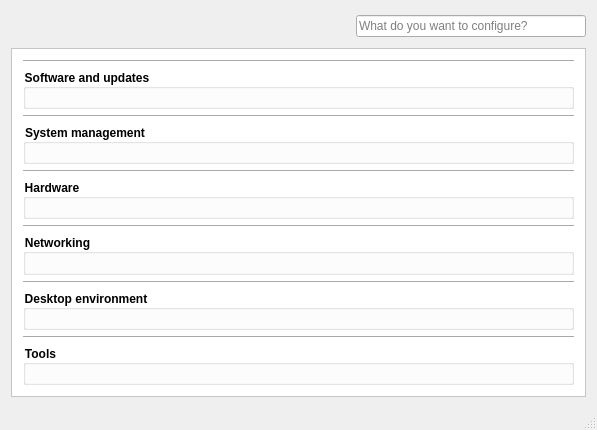
<?xml version="1.0" encoding="UTF-8"?>
<ui version="4.0">
 <class>MainWnd</class>
 <widget class="QMainWindow" name="MainWnd">
  <property name="geometry">
   <rect>
    <x>0</x>
    <y>0</y>
    <width>597</width>
    <height>430</height>
   </rect>
  </property>
  <property name="windowTitle">
   <string>PCBSD Control Panel</string>
  </property>
  <property name="windowIcon">
   <iconset resource="controlpanel.qrc">
    <normaloff>:/images/icon.png</normaloff>:/images/icon.png</iconset>
  </property>
  <widget class="QWidget" name="centralWidget">
   <layout class="QVBoxLayout" name="verticalLayout">
    <item>
     <layout class="QHBoxLayout" name="horizontalLayout">
      <item>
       <widget class="QToolButton" name="toolButton_2">
        <property name="text">
         <string/>
        </property>
        <property name="icon">
         <iconset resource="controlpanel.qrc">
          <normaloff>:/images/images/refresh.png</normaloff>:/images/images/refresh.png</iconset>
        </property>
        <property name="iconSize">
         <size>
          <width>24</width>
          <height>24</height>
         </size>
        </property>
        <property name="autoRaise">
         <bool>true</bool>
        </property>
       </widget>
      </item>
      <item>
       <widget class="QToolButton" name="DEChooserButton">
        <property name="contextMenuPolicy">
         <enum>Qt::ActionsContextMenu</enum>
        </property>
        <property name="text">
         <string/>
        </property>
        <property name="icon">
         <iconset resource="controlpanel.qrc">
          <normaloff>:/images/images/kde.png</normaloff>:/images/images/kde.png</iconset>
        </property>
        <property name="iconSize">
         <size>
          <width>24</width>
          <height>24</height>
         </size>
        </property>
        <property name="popupMode">
         <enum>QToolButton::InstantPopup</enum>
        </property>
        <property name="autoRaise">
         <bool>true</bool>
        </property>
        <property name="arrowType">
         <enum>Qt::NoArrow</enum>
        </property>
       </widget>
      </item>
      <item>
       <widget class="QToolButton" name="deLaunchConfigApp">
        <property name="text">
         <string/>
        </property>
        <property name="iconSize">
         <size>
          <width>24</width>
          <height>24</height>
         </size>
        </property>
        <property name="autoRaise">
         <bool>true</bool>
        </property>
       </widget>
      </item>
      <item>
       <spacer name="horizontalSpacer">
        <property name="orientation">
         <enum>Qt::Horizontal</enum>
        </property>
        <property name="sizeHint" stdset="0">
         <size>
          <width>40</width>
          <height>20</height>
         </size>
        </property>
       </spacer>
      </item>
      <item>
       <widget class="QLineEdit" name="lineEdit">
        <property name="placeholderText">
         <string>What do you want to configure?</string>
        </property>
       </widget>
      </item>
     </layout>
    </item>
    <item>
     <widget class="QScrollArea" name="scrollArea">
      <property name="styleSheet">
       <string notr="true">background-color: rgb(255, 255, 255);</string>
      </property>
      <property name="frameShape">
       <enum>QFrame::StyledPanel</enum>
      </property>
      <property name="widgetResizable">
       <bool>true</bool>
      </property>
      <widget class="QWidget" name="scrollAreaWidgetContents">
       <property name="geometry">
        <rect>
         <x>0</x>
         <y>0</y>
         <width>581</width>
         <height>334</height>
        </rect>
       </property>
       <layout class="QVBoxLayout" name="verticalLayout_2">
        <item>
         <widget class="Line" name="SoftwareLine">
          <property name="orientation">
           <enum>Qt::Horizontal</enum>
          </property>
         </widget>
        </item>
        <item>
         <widget class="QGroupBox" name="SoftwareGBox">
          <property name="font">
           <font>
            <weight>75</weight>
            <bold>true</bold>
           </font>
          </property>
          <property name="title">
           <string>Software and updates</string>
          </property>
          <property name="flat">
           <bool>true</bool>
          </property>
          <property name="checkable">
           <bool>false</bool>
          </property>
         </widget>
        </item>
        <item>
         <widget class="Line" name="SystemLine">
          <property name="orientation">
           <enum>Qt::Horizontal</enum>
          </property>
         </widget>
        </item>
        <item>
         <widget class="QGroupBox" name="SystemGBox">
          <property name="font">
           <font>
            <weight>75</weight>
            <bold>true</bold>
           </font>
          </property>
          <property name="title">
           <string>System management</string>
          </property>
          <property name="flat">
           <bool>true</bool>
          </property>
         </widget>
        </item>
        <item>
         <widget class="Line" name="HardwareLine">
          <property name="orientation">
           <enum>Qt::Horizontal</enum>
          </property>
         </widget>
        </item>
        <item>
         <widget class="QGroupBox" name="HardwareGBox">
          <property name="font">
           <font>
            <weight>75</weight>
            <bold>true</bold>
           </font>
          </property>
          <property name="title">
           <string>Hardware</string>
          </property>
          <property name="flat">
           <bool>true</bool>
          </property>
         </widget>
        </item>
        <item>
         <widget class="Line" name="NetworkingLine">
          <property name="orientation">
           <enum>Qt::Horizontal</enum>
          </property>
         </widget>
        </item>
        <item>
         <widget class="QGroupBox" name="NetworkingGBox">
          <property name="font">
           <font>
            <weight>75</weight>
            <bold>true</bold>
           </font>
          </property>
          <property name="title">
           <string>Networking</string>
          </property>
          <property name="flat">
           <bool>true</bool>
          </property>
         </widget>
        </item>
        <item>
         <widget class="Line" name="DELine">
          <property name="orientation">
           <enum>Qt::Horizontal</enum>
          </property>
         </widget>
        </item>
        <item>
         <widget class="QGroupBox" name="DEGBox">
          <property name="font">
           <font>
            <weight>75</weight>
            <bold>true</bold>
           </font>
          </property>
          <property name="title">
           <string>Desktop environment</string>
          </property>
          <property name="flat">
           <bool>true</bool>
          </property>
         </widget>
        </item>
        <item>
         <widget class="Line" name="ToolsLine">
          <property name="orientation">
           <enum>Qt::Horizontal</enum>
          </property>
         </widget>
        </item>
        <item>
         <widget class="QGroupBox" name="ToolsGBox">
          <property name="font">
           <font>
            <weight>75</weight>
            <bold>true</bold>
           </font>
          </property>
          <property name="title">
           <string>Tools</string>
          </property>
          <property name="flat">
           <bool>true</bool>
          </property>
         </widget>
        </item>
       </layout>
      </widget>
     </widget>
    </item>
   </layout>
  </widget>
  <widget class="QMenuBar" name="menuBar">
   <property name="geometry">
    <rect>
     <x>0</x>
     <y>0</y>
     <width>597</width>
     <height>21</height>
    </rect>
   </property>
  </widget>
  <widget class="QStatusBar" name="statusBar"/>
  <action name="actionAll">
   <property name="icon">
    <iconset resource="controlpanel.qrc">
     <normaloff>:/images/images/all_desktops.png</normaloff>:/images/images/all_desktops.png</iconset>
   </property>
   <property name="text">
    <string>All</string>
   </property>
  </action>
  <action name="actionKDE">
   <property name="icon">
    <iconset resource="controlpanel.qrc">
     <normaloff>:/images/images/kde.png</normaloff>:/images/images/kde.png</iconset>
   </property>
   <property name="text">
    <string>KDE</string>
   </property>
  </action>
  <action name="actionLXDE">
   <property name="icon">
    <iconset resource="controlpanel.qrc">
     <normaloff>:/images/images/lxde.png</normaloff>:/images/images/lxde.png</iconset>
   </property>
   <property name="text">
    <string>LXDE</string>
   </property>
  </action>
  <action name="actionGnome">
   <property name="icon">
    <iconset resource="controlpanel.qrc">
     <normaloff>:/images/images/gnome.png</normaloff>:/images/images/gnome.png</iconset>
   </property>
   <property name="text">
    <string>Gnome</string>
   </property>
  </action>
  <action name="actionEnlightenment">
   <property name="icon">
    <iconset resource="controlpanel.qrc">
     <normaloff>:/images/images/e16.png</normaloff>:/images/images/e16.png</iconset>
   </property>
   <property name="text">
    <string>Enlightenment</string>
   </property>
  </action>
  <action name="actionXFCE">
   <property name="icon">
    <iconset resource="controlpanel.qrc">
     <normaloff>:/images/images/xfce.png</normaloff>:/images/images/xfce.png</iconset>
   </property>
   <property name="text">
    <string>XFCE</string>
   </property>
  </action>
  <action name="actionUnsupported">
   <property name="icon">
    <iconset resource="controlpanel.qrc">
     <normaloff>:/images/images/unsupported_de.png</normaloff>:/images/images/unsupported_de.png</iconset>
   </property>
   <property name="text">
    <string>unsupported</string>
   </property>
  </action>
  <action name="actionMate">
   <property name="icon">
    <iconset>
     <normalon>:/images/images/mate.png</normalon>
    </iconset>
   </property>
   <property name="text">
    <string>Mate</string>
   </property>
   <property name="toolTip">
    <string>Mate</string>
   </property>
  </action>
  <action name="actionCinnamon">
   <property name="icon">
    <iconset>
     <normalon>:/images/images/cinnamon.png</normalon>
    </iconset>
   </property>
   <property name="text">
    <string>Cinnamon</string>
   </property>
   <property name="toolTip">
    <string>Cinnamon</string>
   </property>
  </action>
 </widget>
 <layoutdefault spacing="6" margin="11"/>
 <resources>
  <include location="controlpanel.qrc"/>
 </resources>
 <connections/>
</ui>
